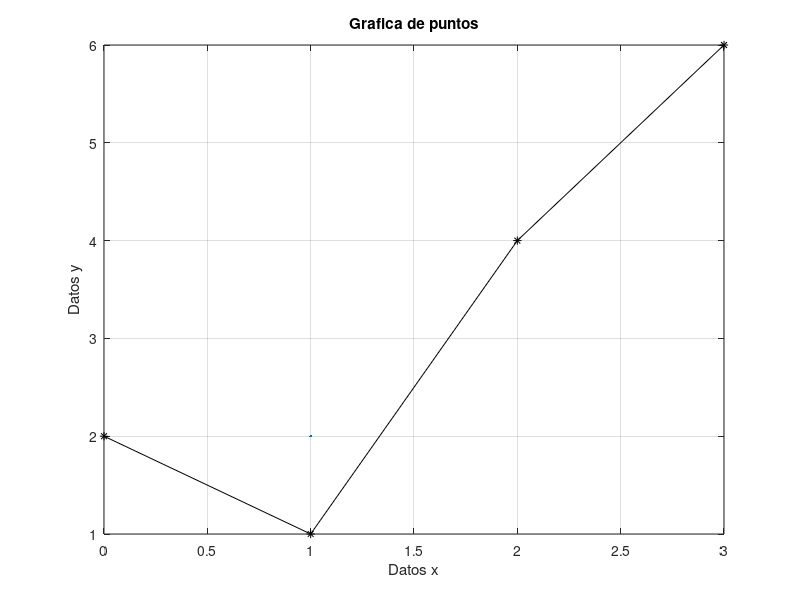
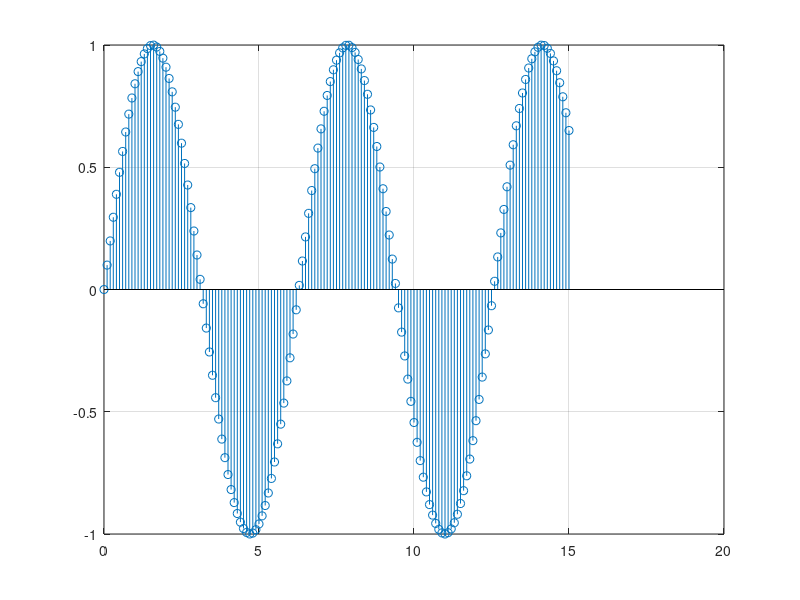
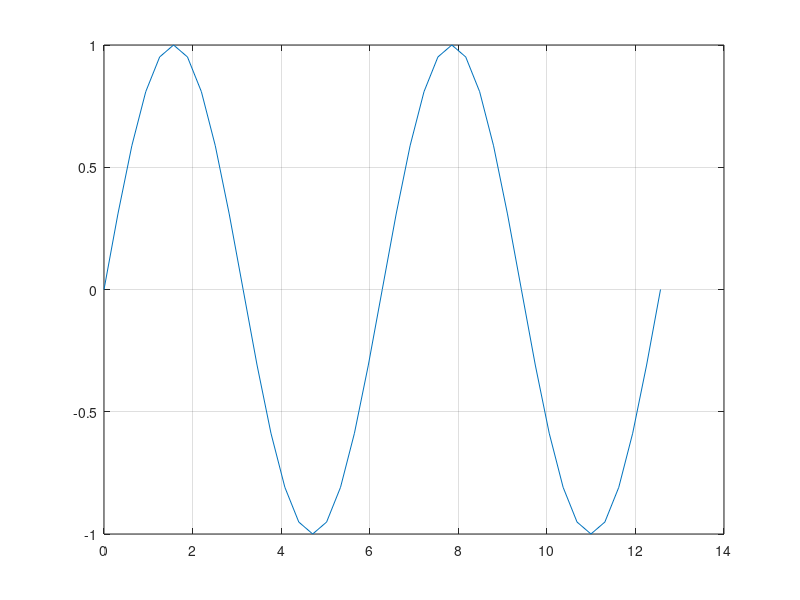
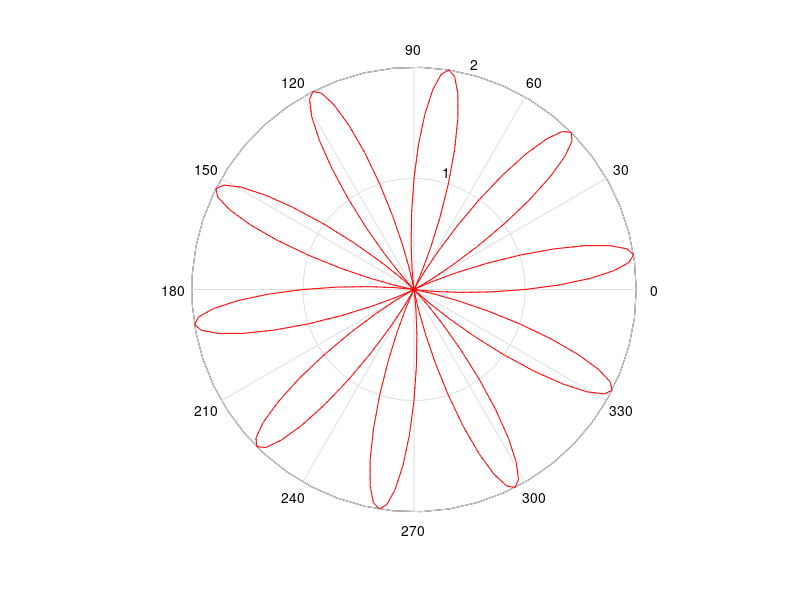

These figures' MATLAB source, in order:
clc
clear all
close all

x = [0 1 2 3];
y = [2 1 4 6];

%% Graficas de puntos
figure(1)
plot(x,y, '*-k', LineWidth=2)
title('Grafica de puntos')
grid
xlabel('Datos x')
ylabel('Datos y')

%% Grafica de Lineas
figure(2)
h = 0:0.1:15; %Vector de valores
j = sin(h); %Vectores de valores j
stem(h,j)
grid

%% Graficas parametricas

theta = 0:pi/10:4*pi
x = theta;
y = sin(theta);
figure(3)
plot(x,y)
grid

%% Grafica polar

t = 0:pi/100: 4*pi;
figure(4)
polar(t, 1+sin(10*t), '--r')
grid









